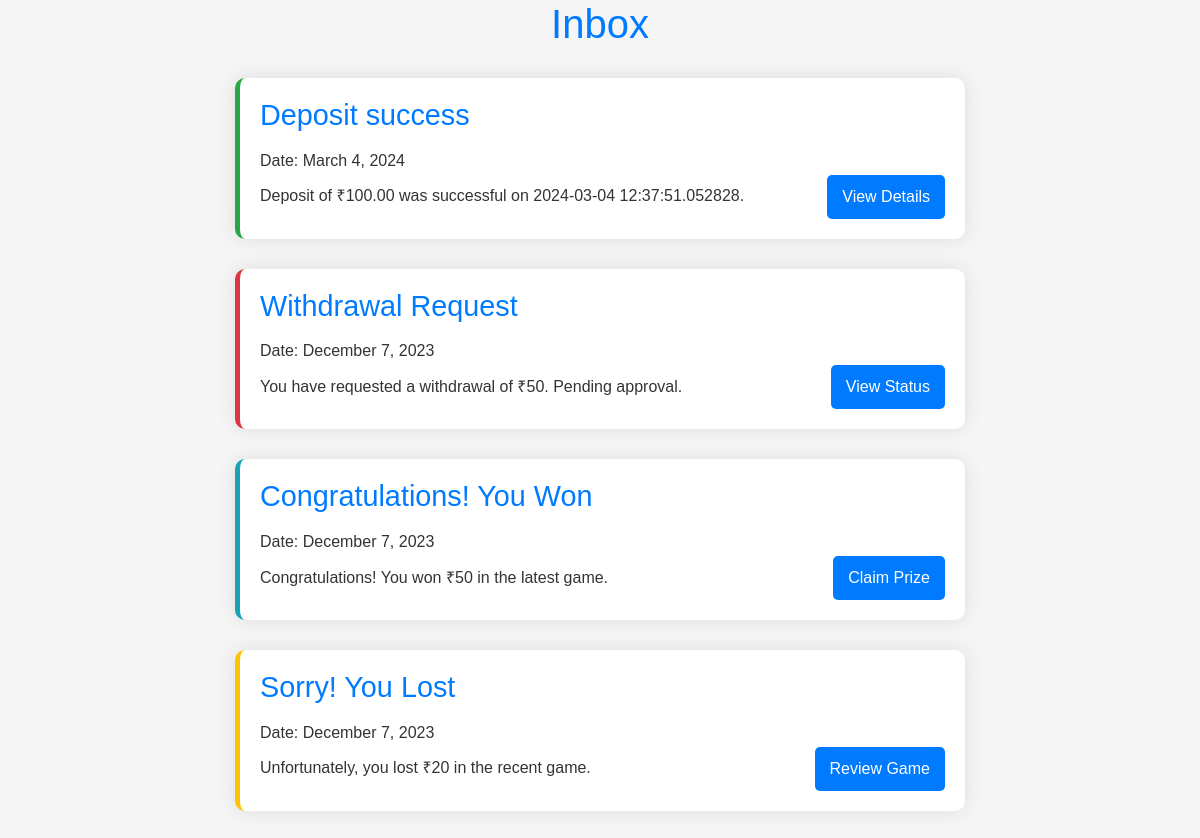
The app's page /Inbox/ with its own data.
### DiceApp/models.py (models this page shows, shortened)
class DepositMessage(models.Model):
    user = models.ForeignKey(User, on_delete=models.CASCADE)
    message = models.CharField(max_length=255)
    date = models.DateTimeField(auto_now_add=False)

### DiceApp/views.py (the view)
# urls.py: path("Inbox/", views.Inbox, name="Inbox"),
def Inbox(request):
    deposit_messages = DepositMessage.objects.all()
    return render(request, 'DiceApp/inbox.html', {'deposit_messages': deposit_messages})

### DiceApp/templates/DiceApp/inbox.html (shortened to what this page needs)
<!DOCTYPE html>
<html lang="en">
<head>
    <link rel="stylesheet" href="https://stackpath.bootstrapcdn.com/bootstrap/4.3.1/css/bootstrap.min.css">
</head>
<body>
    <div class="container">
        <div class="row justify-content-center">
            <div class="col-md-8">
                <h1>Inbox</h1>
                {% if deposit_messages %} {% for deposit_message in deposit_messages reversed %}
                <div class="message deposit" id="deposit-message-{{ forloop.counter }}">
                    <h2>Deposit success</h2>
                    <p>Date: {{ deposit_message.date|date:"F j, Y" }}</p>
                    <p>{{ deposit_message.message }}</p>
                    <button type="button" onclick="window.location.href='{% url 'view_all_deposits' %}'">View Details</button>
                </div>
                {% endfor %} {% endif %}
                <div class="message withdraw">
                    <h2>Withdrawal Request</h2>
                    <p>Date: December 7, 2023</p>
                    <p>You have requested a withdrawal of &#x20B9;50. Pending approval.</p>
                    <button type="button">View Status</button>
                </div>
                <div class="message win">
                    <h2>Congratulations! You Won</h2>
                    <p>Date: December 7, 2023</p>
                    <p>Congratulations! You won &#x20B9;50 in the latest game.</p>
                    <button type="button">Claim Prize</button>
                </div>
                <div class="message loss">
                    <h2>Sorry! You Lost</h2>
                    <p>Date: December 7, 2023</p>
                    <p>Unfortunately, you lost &#x20B9;20 in the recent game.</p>
                    <button type="button">Review Game</button>
                </div>
            </div>
        </div>
    </div>
</body>
</html>

### DiceApp/templates/DiceApp/inbox.html (style rules this page uses)
body { font-family: 'Arial', sans-serif; margin: 0; padding: 0; background-color: #f5f5f5; color: #333; }
h1 { color: #007bff; margin-bottom: 30px; font-size: 2.5rem; text-align: center; }
.message { background-color: #fff; border-radius: 10px; box-shadow: 0 0 20px rgba(0, 0, 0, 0.1); padding: 20px; margin-bottom: 30px; transition: box-shadow 0.3s ease; position: relative; }
.message h2 { color: #007bff; margin-top: 0; font-size: 1.8rem; margin-bottom: 15px; }
.message p { margin-bottom: 10px; line-height: 1.6; }
.message button { padding: 10px 15px; background-color: #007bff; border: none; color: #fff; border-radius: 5px; cursor: pointer; transition: background-color 0.3s ease; position: absolute; bottom: 20px; right: 20px; }
.deposit { border-left: 5px solid #28a745; }
.withdraw { border-left: 5px solid #dc3545; }
.win { border-left: 5px solid #17a2b8; }
.loss { border-left: 5px solid #ffc107; }

### records on screen
DepositMessage: date "March 4, 2024", message "Deposit of ₹100.00 was successful on 2024-03-04 12:37:51.052828."
